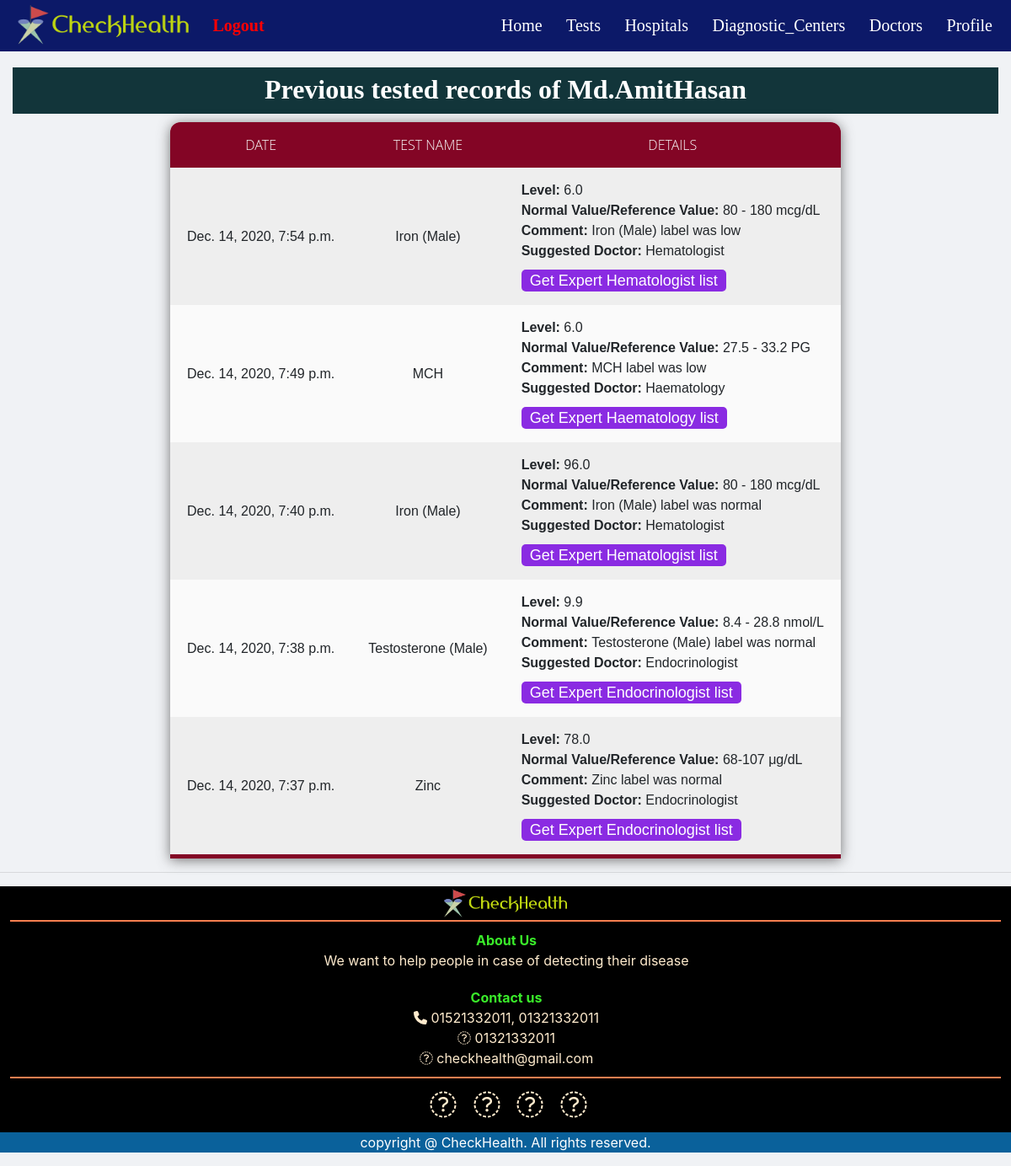
The page /records/ (signed in) on the database its author committed.
### SARZS/models.py (models this page shows)
class record(models.Model):
    rid = models.IntegerField(default=1)
    rdate = models.DateTimeField(auto_now_add=True, null=True)
    Test_Name = models.CharField(max_length=100, null=True)
    tlevel = models.FloatField()
    treference = models.CharField(max_length=100, null=True)
    rcomment = models.CharField(max_length=200, null=True)
    tdoctor = models.CharField(max_length=100, null=True)

### SARZS/views.py (the view)
# urls.py: url(r'^records/$', records, name='records'),
@login_required(login_url='via')
def records(request):
    userid = User.objects.get(username=request.user)
    if request.user.is_authenticated:
        user_record = record.objects.filter(rid=userid.id).order_by("-rdate")
    return render(request, 'htmls/records.html', {'user_record': user_record})

### SARZS/templates/htmls/records.html (shortened to what this page needs)
{% extends 'htmls/main.html' %}
{% block content %}
{% load static %}
<head>
    <link rel="stylesheet" type="text/css" href="{% static '/css/main.css' %}">
</head>
<body>
<div class="title">
    <h2>Previous tested records of {{ user }}</h2>
</div>
<table>
    <tr>
        <th>Date</th>
        <th>Test Name</th>
        <th>Details</th>
    </tr>
    {% for i in user_record %}
    <tr>
        <td>{{i.rdate}}</td>
        <td>{{i.Test_Name}}</td>
        <td class="details">
            <b>Level: </b>{{i.tlevel}} <br>
            <b>Normal Value/Reference Value: </b> {{i.treference}} <br>
            <b>Comment: </b> {{i.rcomment}} <br>
            <b>Suggested Doctor: </b> {{i.tdoctor}} <br>
            <div class="link">
                <a class='normal_button' href="{% url 'recordDoctor' i.id %}">Get Expert {{i.tdoctor}} list</a>
            </div>
        </td>
    </tr>
    {% endfor %}
</table>
</body>
{% endblock %}

### static/css/main.css (style rules this page uses)
.title { background: rgb(18, 53, 58); color: white; padding: 7px 10px 2px; margin-bottom: 10px; font-family: Georgia, serif; text-align: center; }
.title h2 { color: white; font-weight: bold; font-family: Georgia, serif; padding: 0px; }
table { margin: auto; border-collapse: collapse; border-spacing: 0; box-shadow: 0 2px 15px rgba(64,64,64,.7); border-radius: 12px 12px 0 0; margin-top: 5px; overflow: hidden; }
td , th { padding: 15px 20px; text-align: center; }
th { background-color: rgb(131, 5, 37); color: #fafafa; font-family: 'Open Sans',Sans-serif; font-weight: 200; text-transform: uppercase; }
tr { width: 100%; background-color: #fafafa; font-family: 'Montserrat', sans-serif; }
tr:nth-child(even) { background-color: #eeeeee; }
tr:last-of-type { border-bottom: 5px solid rgb(131, 5, 37); }
.normal_button { font-size: 18px; color: white ; background-color: blueviolet; margin-right: 20px; padding-top: 3px; padding-bottom: 3px; padding-left: 10px; padding-right: 10px; border-radius: 5px; }
.details { text-align: left; }
.link { margin-top: 10px; }

### SARZS/templates/htmls/main.html (style rules this page uses)
html { scroll-behavior: smooth; }
body { background: #f0f2f5; }

### SARZS/templates/htmls/navBar.html (style rules this page uses)
html, body { margin: 0; padding: 0; width: 100%; }

### rows shown on the page
record: rdate "Dec. 14, 2020, 7:54 p.m.", Test_Name "Iron (Male)", tlevel "6.0", treference "80 - 180 mcg/dL", rcomment "Iron (Male) label was low", tdoctor "Hematologist"
record: rdate "Dec. 14, 2020, 7:49 p.m.", Test_Name "MCH", tlevel "6.0", treference "27.5 - 33.2 PG", rcomment "MCH label was low", tdoctor "Haematology"
record: rdate "Dec. 14, 2020, 7:40 p.m.", Test_Name "Iron (Male)", tlevel "96.0", treference "80 - 180 mcg/dL", rcomment "Iron (Male) label was normal", tdoctor "Hematologist"
record: rdate "Dec. 14, 2020, 7:38 p.m.", Test_Name "Testosterone (Male)", tlevel "9.9", treference "8.4 - 28.8 nmol/L", rcomment "Testosterone (Male) label was normal", tdoctor "Endocrinologist"
record: rdate "Dec. 14, 2020, 7:37 p.m.", Test_Name "Zinc", tlevel "78.0", treference "68-107 μg/dL", rcomment "Zinc label was normal", tdoctor "Endocrinologist"

### other values the page prints
{{ user }} "Md.AmitHasan"
